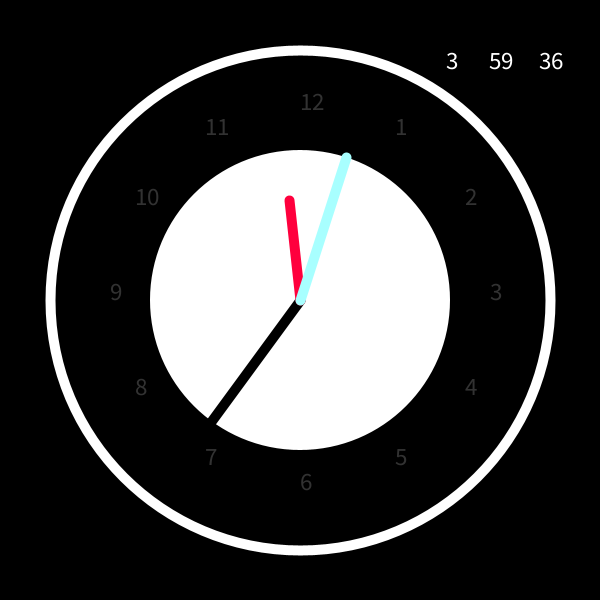
Frame 1 (no input)
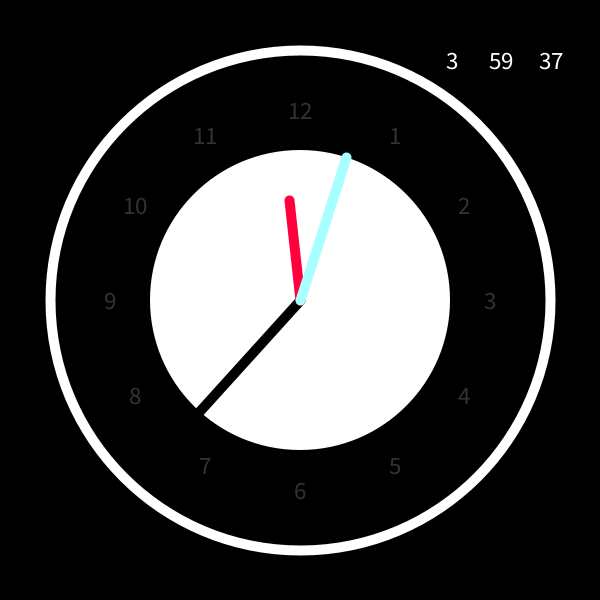
Frame 60 (the mouse pressed at the canvas centre just before this capture)
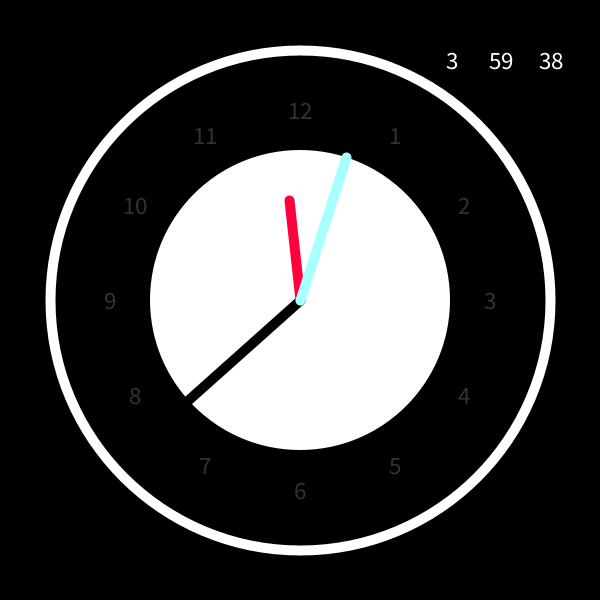
Frame 120 (the mouse held since frame 60 and released just before this capture)

The Processing sketch that drew these frames (run headless with seeded random() and noise(); from frame 60 on, the mouse is pressed at the canvas centre):

// Processing sketch: processing_144284
// ── processing_144284.pde

float x,y;
void setup(){
size(600,600);
smooth();
strokeWeight(10);
textSize(25);   //sige pont size
x=width/2;
y=height/2;
}
  
void draw(){ 
  
  println(mouseX + " : " + mouseY);
background(0,0,0);
drawclock();
}
void drawclock(){
  fill(255,255,255);
  noStroke();  
  ellipse(x,y,300,300);
  stroke(255,255,255);
  strokeWeight(10);
  noFill();
  ellipse(x,y,500,500);
  drawNumbers();
  strokeWeight(10);
float s_angle=map(second(),0,60,0,TWO_PI);
pushMatrix();
translate(x,y);
rotate(s_angle);
stroke(0); //banel col.or
line(0,0,0,-200);
popMatrix();
float M_angle=map(minute(),0,60,0,TWO_PI);
pushMatrix();
translate(x,y);
rotate(M_angle);
stroke(255,0,61); //banel col.or
line(0,0,0,-100);
popMatrix();
float h_angle=map(hour(),0,60,0,TWO_PI);
pushMatrix();
translate(x,y);
rotate(h_angle);
stroke(168,255,255); // banel col.or (back)
line(0,0,0,-150);
popMatrix();

//another clock
    textAlign(CENTER,CENTER);
  fill(255);
  text(second(),550+(50*cos(x-PI)), 10+(50*sin(y-PI)));
  text(minute(),500+(70*cos(x-PI)), -10+(70*sin(y-PI)));
  text(hour()%12,450+(90*cos(x-PI)), -30+(90*sin(x-PI)));
}
void drawNumbers(){
  float r=190;
  float inc=TWO_PI/12;
  for (int i=1; i<=12; i++){
    float xn=x+cos (i*inc-HALF_PI)*r;
    float yn= y+sin(i*inc-HALF_PI)*r;
    fill(50);
    text(i,xn,yn);
  }}
